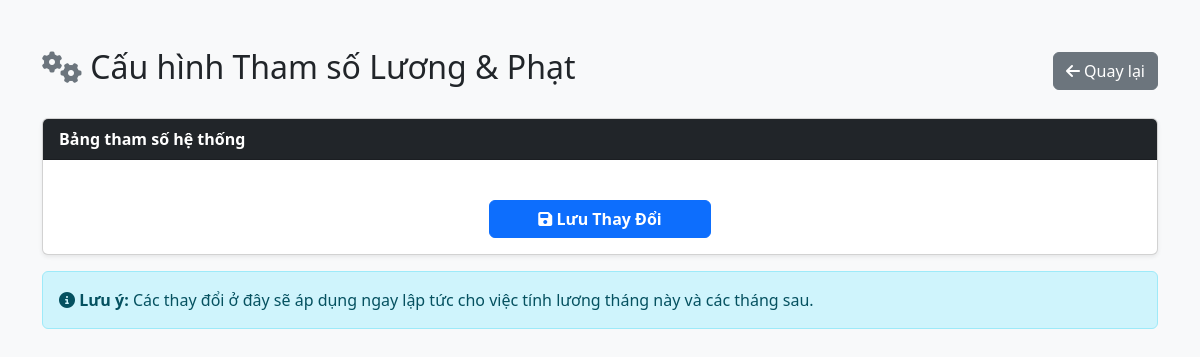
Before: /HomePage/admin_settings.php (signed in) with the older database file.
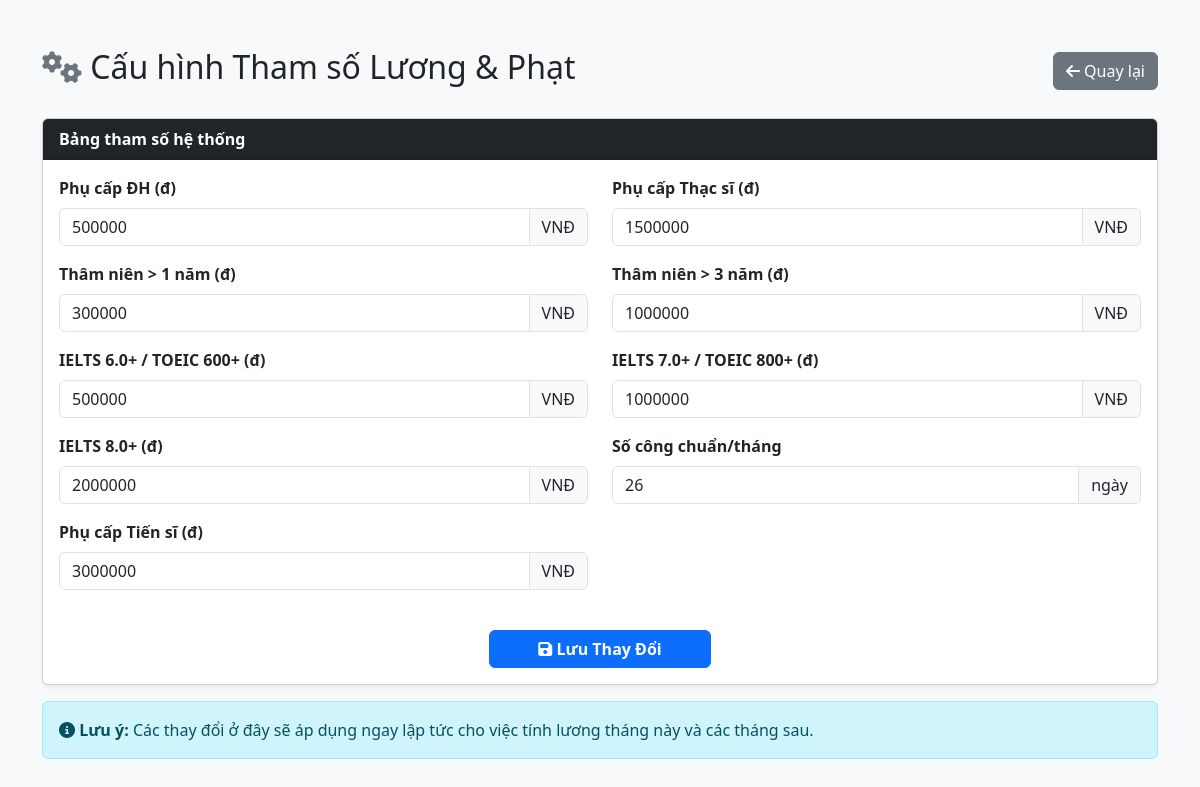
After: the same page with the newer database file.
### tables this page shows
CREATE TABLE `settings` (
  `id` int(11) NOT NULL,
  `setting_key` varchar(50) NOT NULL,
  `setting_value` varchar(255) NOT NULL,
  `setting_name` varchar(100) NOT NULL
);

### HomePage/admin_settings.php (the view, shortened to what this page needs)
<?php
require_once 'db_connect.php';
$settings = $conn->query("SELECT * FROM settings");
?>
<!DOCTYPE html>
<html lang="vi">
<head>
    <link href="https://cdn.jsdelivr.net/npm/bootstrap@5.3.0/dist/css/bootstrap.min.css" rel="stylesheet">
    <link rel="stylesheet" href="https://cdnjs.cloudflare.com/ajax/libs/font-awesome/6.5.1/css/all.min.css">
</head>
<body class="bg-light">
    <div class="container mt-5">
        <div class="d-flex justify-content-between align-items-center mb-4">
            <h2><i class="fas fa-cogs text-secondary"></i> Cấu hình Tham số Lương & Phạt</h2>
            <a href="admin_dashboard.php" class="btn btn-secondary"><i class="fas fa-arrow-left"></i> Quay lại</a>
        </div>
        <div class="card shadow-sm">
            <div class="card-header bg-dark text-white fw-bold">
                Bảng tham số hệ thống
            </div>
            <div class="card-body">
                <form method="POST">
                    <div class="row">
                        <?php while($row = $settings->fetch_assoc()): ?>
                        <div class="col-md-6 mb-3">
                            <label class="form-label fw-bold"><?php echo $row['setting_name']; ?></label>
                            <div class="input-group">
                                <input type="number" name="setting_<?php echo $row['setting_key']; ?>"
                                       class="form-control" value="<?php echo $row['setting_value']; ?>" required>
                                <span class="input-group-text bg-light">
                                    <?php echo ($row['setting_key'] == 'standard_work_days') ? 'ngày' : 'VNĐ'; ?>
                                </span>
                            </div>
                        </div>
                        <?php endwhile; ?>
                    </div>
                    <div class="mt-4 text-center">
                        <button type="submit" class="btn btn-primary px-5 fw-bold">
                            <i class="fas fa-save"></i> Lưu Thay Đổi
                        </button>
                    </div>
                </form>
            </div>
        </div>
        <div class="alert alert-info mt-3">
            <i class="fas fa-info-circle"></i> <strong>Lưu ý:</strong> Các thay đổi ở đây sẽ áp dụng ngay lập tức cho việc tính lương tháng này và các tháng sau.
        </div>
    </div>
</body>
</html>

Changed rows visible on the page:
added settings: setting_name "Phụ cấp ĐH (đ)", setting_value "500000", shows "VNĐ"
added settings: setting_name "Phụ cấp Thạc sĩ (đ)", setting_value "1500000", setting_key "VNĐ"
added settings: setting_name "Thâm niên > 1 năm (đ)", setting_value "300000", setting_key "VNĐ"
added settings: setting_name "Thâm niên > 3 năm (đ)", setting_value "1000000", setting_key "VNĐ"
added settings: setting_name "IELTS 6.0+ / TOEIC 600+ (đ)", setting_value "500000", shows "VNĐ"
added settings: setting_name "IELTS 7.0+ / TOEIC 800+ (đ)", setting_value "1000000", shows "VNĐ"
added settings: setting_name "IELTS 8.0+ (đ)", setting_value "2000000", shows "VNĐ"
added settings: setting_name "Số công chuẩn/tháng", setting_value "26", shows "ngày"
added settings: setting_name "Phụ cấp Tiến sĩ (đ)", setting_value "3000000", setting_key "VNĐ"
